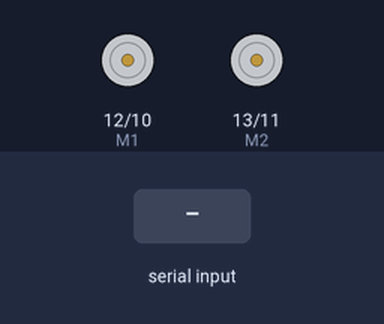
This sketch was run on a simulated Arduino Uno, built with avr-gcc and run on an emulated ATmega328P. On the bench: direction and speed pins drawn as motors (green arrow = direction pin HIGH = forward, orange = LOW = backward, longer = more drive). The inputs (shaded band) are chosen by the test bench.

Above: at 1.2 s.
1.3 s: "A" received over the second serial link
At 1.7 s:
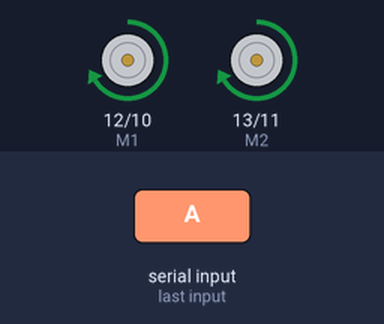
2.8 s: "C" received over the second serial link
At 4.0 s:
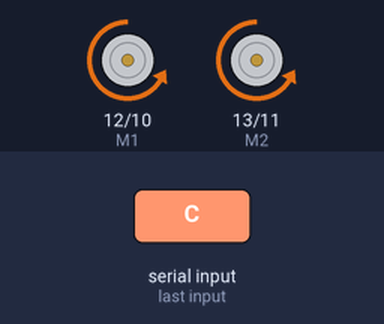
4.3 s: "D" received over the second serial link
At 5.2 s:
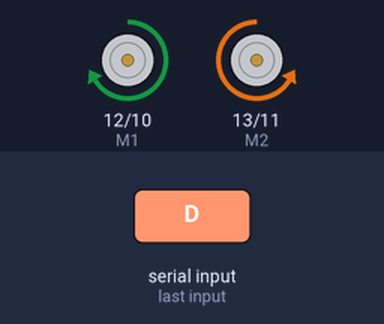
5.8 s: "B" received over the second serial link
At 6.3 s:
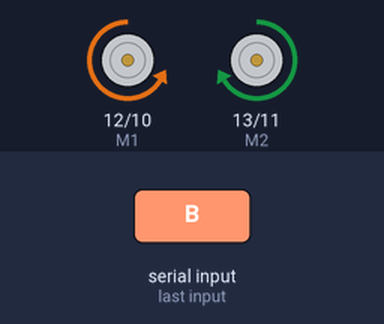
7.3 s: "H" received over the second serial link
At 8.5 s:
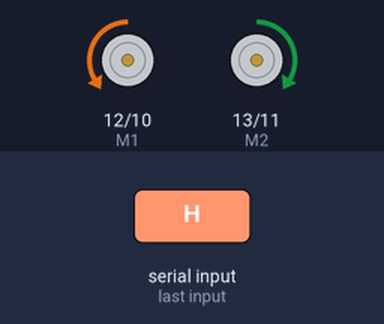
8.8 s: "G" received over the second serial link
At 9.8 s:
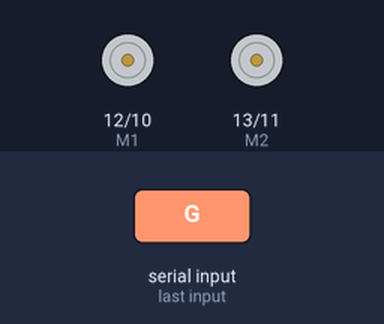
Timing chart, 0 to 11.3 s (numbered marks = the images above; inputs shaded):
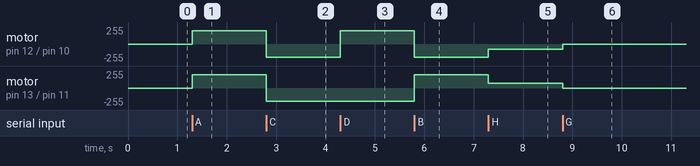

The sketch:

bluetooth-robot_Android.ino
```cpp
// This is for the BLEJoystick app for Android
// Standard settings: A B C D E F G H - no extra keys
#include <SoftwareSerial.h>

int E1 = 10; // enable - with PWM
int M1 = 12;
int E2 = 11;
int M2 = 13;
int spd = 0;
char BTinput = '0';

SoftwareSerial BTSerial(8, 3);   // RX | TX

void setup() {
  pinMode(M1, OUTPUT);
  pinMode(M2, OUTPUT);
  analogWrite(E1, spd);
  analogWrite(E2, spd);

  BTSerial.begin(9600);  // HC-05 default speed in AT 38400
}

void loop() {
  if (BTSerial.available())
  {
    BTinput = BTSerial.read();
    if(BTinput == 'A') { // up - forward
        digitalWrite(M1, HIGH);
        digitalWrite(M2, HIGH);
        if(spd == 0) spd = 200;
    }
    if(BTinput == 'C') { // down - backward
        digitalWrite(M1, LOW);
        digitalWrite(M2, LOW);
        if(spd == 0) spd = 200;
    }
    if(BTinput == 'D') { // left turn
        digitalWrite(M1, HIGH);
        digitalWrite(M2, LOW);
        if(spd == 0) spd = 128;
    }
    if(BTinput == 'B') { // right turn
        digitalWrite(M1, LOW);
        digitalWrite(M2, HIGH);
        if(spd == 0) spd = 128;
    }
    if(BTinput == 'H') spd = 75;  // slow
    if(BTinput == 'E') spd = 100; // medium
    if(BTinput == 'F') spd = 255; // turbo
    if(BTinput == 'G') spd = 0;   // stop
    analogWrite(E1, spd);
    analogWrite(E2, spd);
  }
}
```

Measured:
- after the input at 1.3 s, motor on pin 12 (M1) / pin 10 (E1), motor on pin 13 (M2) / pin 11 (E2): stopped → forward 200/255 at once
- after the input at 2.8 s, motor on pin 12 (M1) / pin 10 (E1), motor on pin 13 (M2) / pin 11 (E2): forward 200/255 → backward 200/255 at once
- after the input at 4.3 s, motor on pin 12 (M1) / pin 10 (E1): backward 200/255 → forward 200/255 at once
- after the input at 5.8 s, motor on pin 12 (M1) / pin 10 (E1): forward 200/255 → backward 200/255 at once; motor on pin 13 (M2) / pin 11 (E2): backward 200/255 → forward 200/255 at once
- after the input at 7.3 s, motor on pin 12 (M1) / pin 10 (E1): backward 200/255 → backward 75/255 at once; motor on pin 13 (M2) / pin 11 (E2): forward 200/255 → forward 75/255 at once
- after the input at 8.8 s, motor on pin 12 (M1) / pin 10 (E1): backward 75/255 → stopped at once; motor on pin 13 (M2) / pin 11 (E2): forward 75/255 → stopped at once
